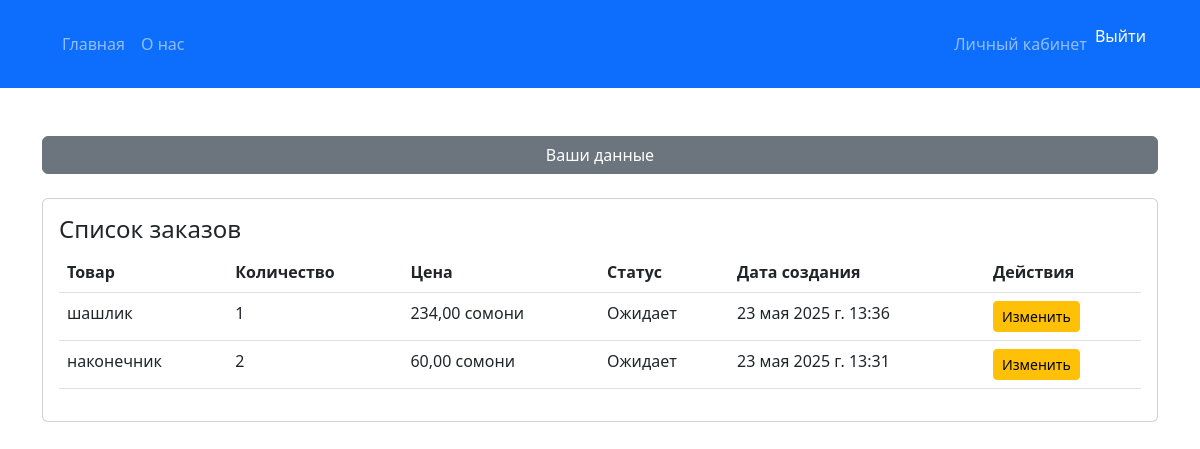
/users/profile/ (signed in), run on an earlier commit of the app's database.
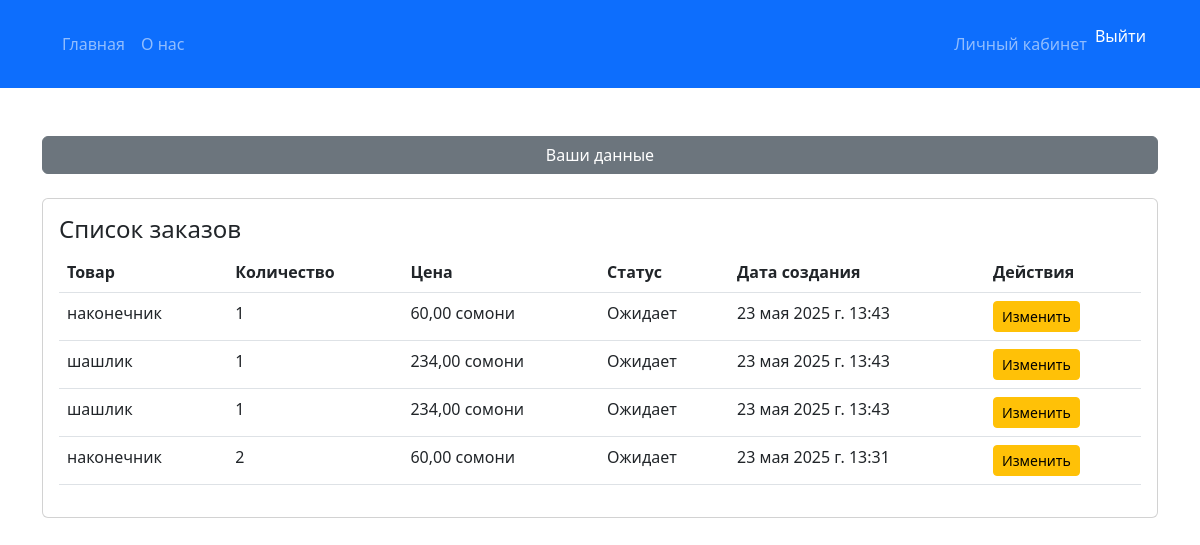
And on a later commit of the database.
### order/models.py (models this page shows, shortened)
class Order(models.Model):
    STATUS_CHOICES = (
        ('pending', 'Ожидает'),
        ('in_progress', 'В процессе'),
        ('completed', 'Завершено'),
    )
    user = models.ForeignKey(CustomUser, on_delete=models.CASCADE)
    product = models.ForeignKey(Product, on_delete=models.CASCADE)
    quantity = models.PositiveIntegerField(default=1)
    status = models.CharField(max_length=20, choices=STATUS_CHOICES, default='pending')
    created_at = models.DateTimeField(auto_now_add=True)
    updated_at = models.DateTimeField(auto_now=True)
    class Meta:
        verbose_name = 'Order'
        verbose_name_plural = 'Orders'

### store/models/product.py (models this page shows, shortened)
class Product(models.Model):
    name = models.CharField(max_length=200)
    description = models.TextField()
    price = models.DecimalField(max_digits=8, decimal_places=2)
    subcategory = models.ForeignKey(SubCategory, related_name='products', on_delete=models.CASCADE)
    store = models.ForeignKey(Store, related_name='products', on_delete=models.CASCADE, default=1)  # Значение по умолчанию, которое будет установлено для старых продуктов
    image = models.ImageField(upload_to='product_images/', null=True, blank=True)  # Поле для изображения
    class Meta:
        verbose_name = 'Product'
        verbose_name_plural = 'Products'

### users/views.py (the view)
# urls.py: path('profile/', profile_view, name='profile'),  # если есть
@login_required
def profile_view(request):
    store = getattr(request.user, 'store', None)  # Получаем магазин, если есть
    orders = Order.objects.filter(user=request.user).order_by('-created_at')  # Получаем заказы пользователя
    cart_items = CartItem.objects.filter(user=request.user)  # Получаем товары из корзины пользователя
    for order in orders:
        order.total_price = order.quantity * order.product.price
    return render(request, 'users/profile.html', {
        'store': store,
        'orders': orders,
        'cart_items': cart_items,
    })

### app/context_processors.py (called while the page is built)
def menu_categories(request):
    stores = Store.objects.prefetch_related('categories__subcategories').all()
    return {'menu_categories': stores}

### users/templates/users/profile.html (shortened to what this page needs)
<!DOCTYPE html>
<html lang="ru">
<head>
    <link href="https://cdn.jsdelivr.net/npm/bootstrap@5.3.0-alpha1/dist/css/bootstrap.min.css" rel="stylesheet">
</head>
<body>
    {% extends 'app/header.html' %}
    {% block content %}
    <div class="container mt-5">
        <div class="mt-4">
            <button class="btn btn-secondary w-100" type="button" data-bs-toggle="collapse" data-bs-target="#userInfo" aria-expanded="false" aria-controls="userInfo">
                Ваши данные
            </button>
        </div>
        <div class="card mt-4">
            <div class="card-body">
                <h4 class="card-title">Список заказов</h4>
                {% if orders %}
                    <table class="table">
                        <thead>
                            <tr>
                                <th>Товар</th>
                                <th>Количество</th>
                                <th>Цена</th>
                                <th>Статус</th>
                                <th>Дата создания</th>
                                <th>Действия</th>
                            </tr>
                        </thead>
                        <tbody>
                            {% for order in orders %}
                            <tr>
                                <td>{{ order.product.name }}</td>
                                <td>{{ order.quantity }}</td>
                                <td>{{ order.product.price }} сомони</td>
                                <td>{{ order.get_status_display }}</td>
                                <td>{{ order.created_at }}</td>
                                <td>
                                    {% if order.status != 'completed' %}
                                        <a href="{% url 'edit_order' order.id %}" class="btn btn-sm btn-warning">Изменить</a>
                                    {% else %}
                                        <span class="text-muted">Действия недоступны</span>
                                    {% endif %}
                                </td>
                            </tr>
                            {% endfor %}
                        </tbody>
                    </table>
                {% else %}
                    <p class="text-muted">У вас пока нет заказов.</p>
                {% endif %}
            </div>
        </div>
    </div>
    {% endblock %}

What changed in the data, as far as the page shows it:
removed Order: product.name "шашлик", quantity "1", product.price "234,00", status "Ожидает", created_at "23 мая 2025 г. 13:36", shows "Изменить"
added Order: product.name "наконечник", quantity "1", product.price "60,00", status "Ожидает", created_at "23 мая 2025 г. 13:43", shows "Изменить"
added Order: product.name "шашлик", quantity "1", product.price "234,00", status "Ожидает", created_at "23 мая 2025 г. 13:43", shows "Изменить"
added Order: product.name "шашлик", quantity "1", product.price "234,00", status "Ожидает", created_at "23 мая 2025 г. 13:43", shows "Изменить"
